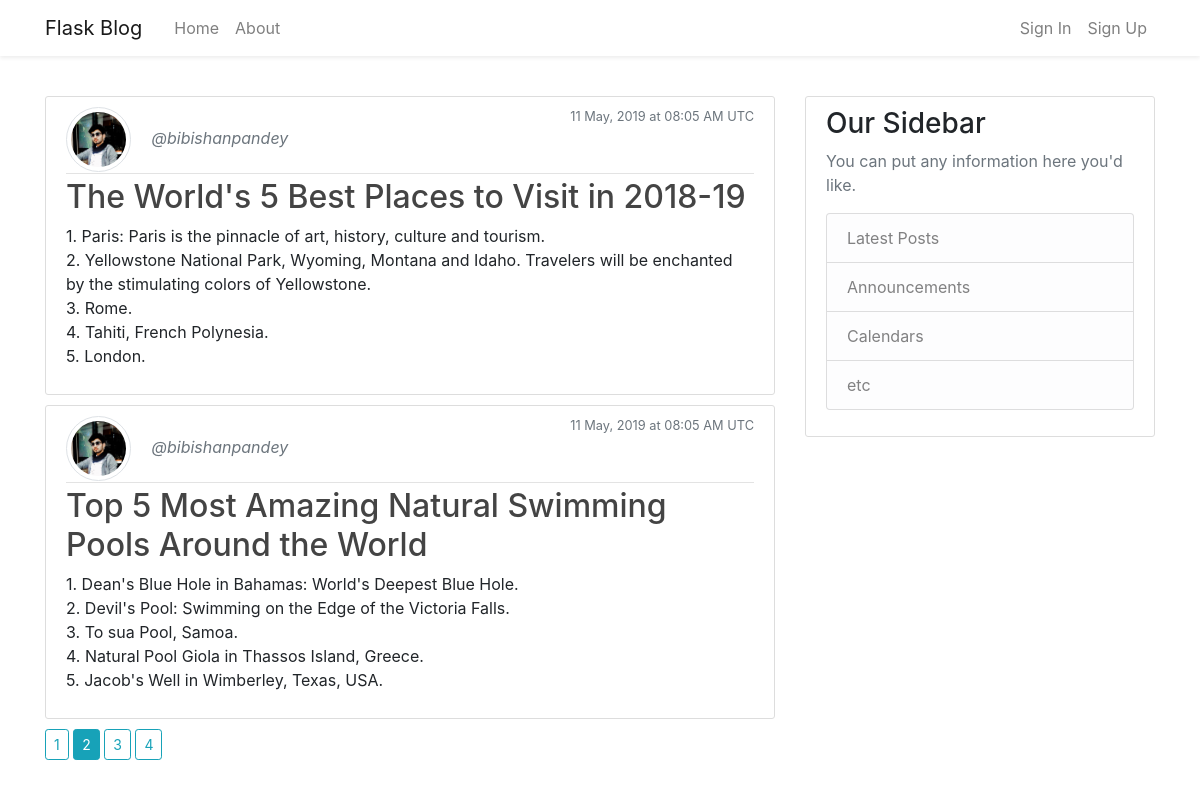
The page /home?page=2 on the database its author committed.
### flask_blog/models.py (models this page shows, shortened)
class Post(db.Model):
    id = db.Column(db.Integer, primary_key = True)
    title = db.Column(db.String(100), nullable = False)
    date_posted = db.Column(db.DateTime, nullable = False, default = datetime.utcnow)
    content = db.Column(db.Text, nullable = False)
    user_id = db.Column(db.Integer, db.ForeignKey('user.id'), nullable = False)

class User(db.Model, UserMixin):
    id = db.Column(db.Integer, primary_key = True)
    username = db.Column(db.String(20), unique = True, nullable = False)
    email = db.Column(db.String(120), unique = True, nullable = False)
    image_file = db.Column(db.String(20), nullable = False, default = 'default.png')
    password = db.Column(db.String(60), nullable = False)
    posts = db.relationship('Post', backref = 'author', lazy = True)

### flask_blog/main/routes.py (the view)
@main.route("/")
@main.route("/home")
def home():
    page = request.args.get('page', 1, type = int)
    posts = Post.query.order_by(Post.date_posted.desc()).paginate(page = page, per_page = 2)
    return render_template('home.html', posts = posts)

### flask_blog/templates/home.html
{% extends 'layout.html' %}
{% block content %}
    {% for post in posts.items %}
        <article class="media content-section">
            <div class="media-body">
                <div class="article-metadata">
                    <img class="rounded-circle article-img img-thumbnail" src="{{ url_for('static', filename = 'images/' + post.author.image_file) }}">
                    <a class="mr-2 text-muted font-italic" href="{{ url_for('users.user_posts', username = post.author.username) }}">@{{ post.author.username }}</a>
                    <small class="text-muted float-right">{{ post.date_posted.strftime('%d %B, %Y at %H:%m %p UTC') }}</small>
                </div>
                <h2><a class="article-title" href="{{ url_for('posts.post', post_id = post.id) }}">{{ post.title }}</a></h2>
                <p class="article-content">{{ post.content }}</p>
            </div>
        </article>
    {% endfor %}
    {% for page_num in posts.iter_pages(left_edge=1, right_edge=1, left_current=1, right_current=2) %}
        {% if page_num %}
            {% if posts.page == page_num %}
                <a class="btn btn-sm btn-info mb-4" href="{{ url_for('main.home', page=page_num) }}">{{ page_num }}</a>
            {% else %}
                <a class="btn btn-sm btn-outline-info mb-4" href="{{ url_for('main.home', page = page_num) }}">{{ page_num }}</a>
            {% endif %}
        {% else %}
            ...
        {% endif %}
    {% endfor %}
{% endblock content %}

### flask_blog/static/css/main.css (style rules this page uses)
.content-section { background: #ffffff; padding: 10px 20px; border: 1px solid #dddddd; border-radius: 3px; margin-bottom: 10px; }
.article-title { color: #444444; }
.article-content { white-space: pre-line; }
.article-img { height: 65px; width: 65px; margin-right: 16px; }
.article-metadata { padding-bottom: 1px; margin-bottom: 4px; border-bottom: 1px solid #e3e3e3 }

### rows shown on the page
Post: image_file (picture), author.username "bibishanpandey", date_posted "11 May, 2019 at 08:05 AM UTC", title "The World's 5 Best Places to Visit in 2018-19", content "1. Paris: Paris is the pinnacle of art, history, culture and tourism. 2. Yellowstone National Park, Wyoming, Montana and Idaho. Travelers will be enchanted by the stimulating colors of Yellowstone. 3. Rome. 4. Tahiti, French Polynesia. 5. London."
Post: image_file (picture), author.username "bibishanpandey", date_posted "11 May, 2019 at 08:05 AM UTC", title "Top 5 Most Amazing Natural Swimming Pools Around the World", content "1. Dean's Blue Hole in Bahamas: World's Deepest Blue Hole. 2. Devil's Pool: Swimming on the Edge of the Victoria Falls. 3. To sua Pool, Samoa. 4. Natural Pool Giola in Thassos Island, Greece. 5. Jacob's Well in Wimberley, Texas, USA."

### other values the page prints
{{ page_num }} "1" "3" "4"
{{ page_num }} "2"
